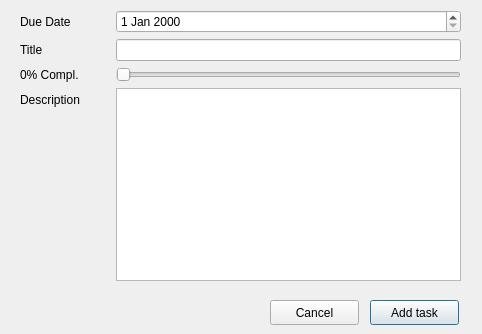
<?xml version="1.0" encoding="UTF-8"?>
<ui version="4.0">
 <class>NewTaskDialog</class>
 <widget class="QDialog" name="NewTaskDialog">
  <property name="geometry">
   <rect>
    <x>0</x>
    <y>0</y>
    <width>482</width>
    <height>334</height>
   </rect>
  </property>
  <property name="windowTitle">
   <string>Dialog</string>
  </property>
  <widget class="QWidget" name="formLayoutWidget">
   <property name="geometry">
    <rect>
     <x>20</x>
     <y>10</y>
     <width>441</width>
     <height>271</height>
    </rect>
   </property>
   <layout class="QFormLayout" name="formLayout">
    <item row="0" column="0">
     <widget class="QLabel" name="label">
      <property name="text">
       <string>Due Date</string>
      </property>
     </widget>
    </item>
    <item row="0" column="1">
     <widget class="QDateEdit" name="datepicker"/>
    </item>
    <item row="1" column="0">
     <widget class="QLabel" name="label_2">
      <property name="text">
       <string>Title</string>
      </property>
     </widget>
    </item>
    <item row="1" column="1">
     <widget class="QLineEdit" name="title_et"/>
    </item>
    <item row="2" column="1">
     <widget class="QSlider" name="slider">
      <property name="orientation">
       <enum>Qt::Horizontal</enum>
      </property>
     </widget>
    </item>
    <item row="3" column="0">
     <widget class="QLabel" name="label_4">
      <property name="text">
       <string>Description</string>
      </property>
     </widget>
    </item>
    <item row="3" column="1">
     <widget class="QPlainTextEdit" name="description_ed"/>
    </item>
    <item row="2" column="0">
     <widget class="QLabel" name="percent_lbl">
      <property name="minimumSize">
       <size>
        <width>90</width>
        <height>0</height>
       </size>
      </property>
      <property name="text">
       <string>0% Compl.</string>
      </property>
     </widget>
    </item>
   </layout>
  </widget>
  <widget class="QPushButton" name="savebtn">
   <property name="geometry">
    <rect>
     <x>370</x>
     <y>300</y>
     <width>89</width>
     <height>25</height>
    </rect>
   </property>
   <property name="text">
    <string>Add task</string>
   </property>
  </widget>
  <widget class="QPushButton" name="cancelbtn">
   <property name="geometry">
    <rect>
     <x>270</x>
     <y>300</y>
     <width>89</width>
     <height>25</height>
    </rect>
   </property>
   <property name="text">
    <string>Cancel</string>
   </property>
  </widget>
 </widget>
 <resources/>
 <connections/>
</ui>
